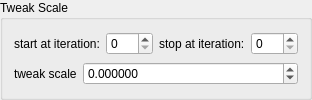
    <widget class="QGroupBox" name="groupBox_5">
     <property name="title">
      <string>Tweak Scale</string>
     </property>
     <layout class="QVBoxLayout" name="verticalLayout_10">
      <item>
       <layout class="QHBoxLayout" name="horizontalLayout_30" stretch="0,1,0,1">
        <item>
         <widget class="QLabel" name="label_124">
          <property name="text">
           <string>start at iteration:</string>
          </property>
         </widget>
        </item>
        <item>
         <widget class="MySpinBox" name="spinboxInt_transf_start_iterations_C">
          <property name="sizePolicy">
           <sizepolicy hsizetype="Minimum" vsizetype="Maximum">
            <horstretch>0</horstretch>
            <verstretch>0</verstretch>
           </sizepolicy>
          </property>
          <property name="minimum">
           <number>0</number>
          </property>
          <property name="maximum">
           <number>999</number>
          </property>
          <property name="value">
           <number>0</number>
          </property>
         </widget>
        </item>
        <item>
         <widget class="QLabel" name="label_83">
          <property name="text">
           <string>stop at iteration:</string>
          </property>
         </widget>
        </item>
        <item>
         <widget class="MySpinBox" name="spinboxInt_transf_stop_iterations_C1">
          <property name="sizePolicy">
           <sizepolicy hsizetype="Preferred" vsizetype="Maximum">
            <horstretch>0</horstretch>
            <verstretch>0</verstretch>
           </sizepolicy>
          </property>
          <property name="maximum">
           <number>999</number>
          </property>
         </widget>
        </item>
       </layout>
      </item>
      <item>
       <layout class="QHBoxLayout" name="horizontalLayout_32" stretch="0,1">
        <item>
         <widget class="QLabel" name="label_126">
          <property name="text">
           <string>tweak scale</string>
          </property>
         </widget>
        </item>
        <item>
         <widget class="MyDoubleSpinBox" name="spinbox_transf_scaleG_1">
          <property name="sizePolicy">
           <sizepolicy hsizetype="Minimum" vsizetype="Maximum">
            <horstretch>0</horstretch>
            <verstretch>0</verstretch>
           </sizepolicy>
          </property>
          <property name="prefix">
           <string/>
          </property>
          <property name="suffix">
           <string/>
          </property>
          <property name="decimals">
           <number>6</number>
          </property>
          <property name="minimum">
           <double>-99.989999999999995</double>
          </property>
          <property name="maximum">
           <double>99.989999999999995</double>
          </property>
          <property name="singleStep">
           <double>0.100000000000000</double>
          </property>
         </widget>
        </item>
       </layout>
      </item>
     </layout>
    </widget>
